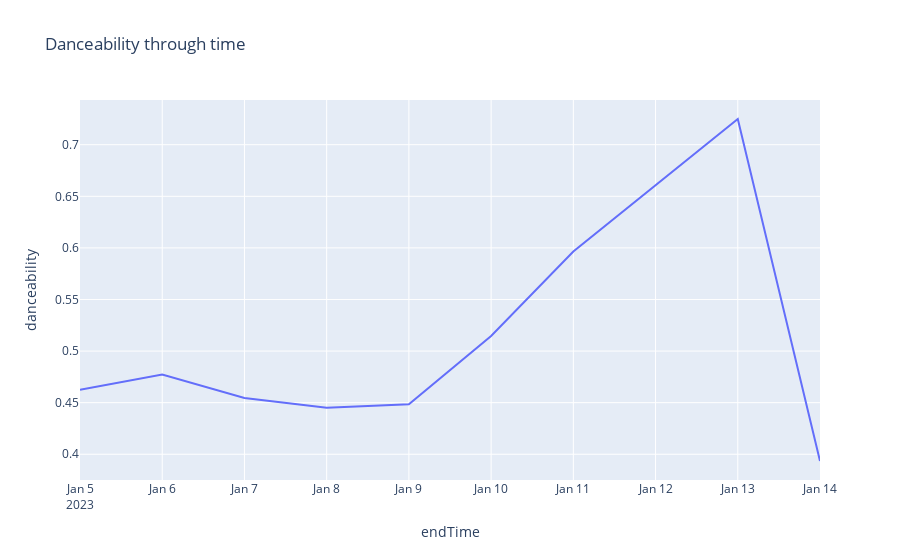

Notebook code for this chart:
### Code cell
import plotly.express as px
df = results.copy()
print(df['endTime'])
df['endTime'] = df['endTime'].apply(lambda x: x.split(" ")[0])
df['endTime'] = pd.to_datetime(df['endTime'])
df = df.set_index('endTime')
df = df.groupby(pd.Grouper(freq='d')).mean()
df = df.interpolate()
fig = px.line(df, x=df.index, y="danceability", title='Danceability through time')
fig.show()

### Figure 1 — Plotly figure (JSON) as saved in the notebook; plotly's stock layout.template omitted (floating-point values rounded to 4 significant figures)
{"data": [{"hovertemplate": "endTime=%{x}<br>danceability=%{y}<extra></extra>", "legendgroup": "", "line": {"color": "#636efa", "dash": "solid"}, "marker": {"symbol": "circle"}, "mode": "lines", "name": "", "orientation": "v", "showlegend": false, "type": "scatter", "x": ["2023-01-05T00:00:00", "2023-01-06T00:00:00", "2023-01-07T00:00:00", "2023-01-08T00:00:00", "2023-01-09T00:00:00", "2023-01-10T00:00:00", "2023-01-11T00:00:00", "2023-01-12T00:00:00", "2023-01-13T00:00:00", "2023-01-14T00:00:00"], "xaxis": "x", "y": [0.4625, 0.4774, 0.4545, 0.445, 0.4483, 0.5146, 0.5965, 0.6607, 0.7249, 0.3935], "yaxis": "y"}], "layout": {"legend": {"tracegroupgap": 0}, "title": {"text": "Danceability through time"}, "xaxis": {"anchor": "y", "domain": [0, 1], "title": {"text": "endTime"}}, "yaxis": {"anchor": "x", "domain": [0, 1], "title": {"text": "danceability"}}}}
